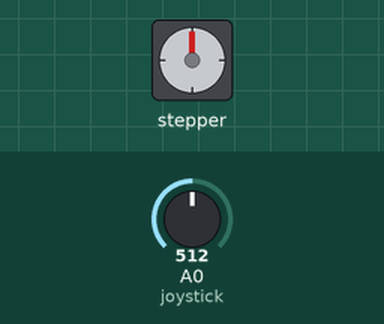
A sketch run on a simulated Arduino Uno, built with avr-gcc and run on an emulated ATmega328P. Shown: stepper motor. The test bench sets the inputs (shaded band); at power-on: A0 (joystick) = 512. Stepper angles assume 2048 steps per turn.

Above: at 1.2 s.
1.3 s: A0 (joystick) set to 549
At 2.3 s:
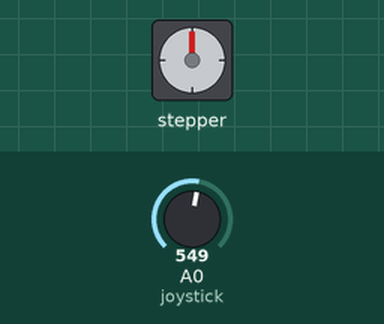
4.3 s: A0 (joystick) set to 716
At 6.15 s:
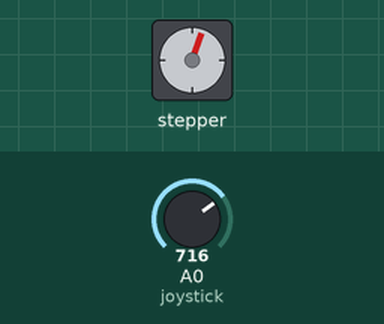
7.3 s: A0 (joystick) set to 900
At 8.19 s:
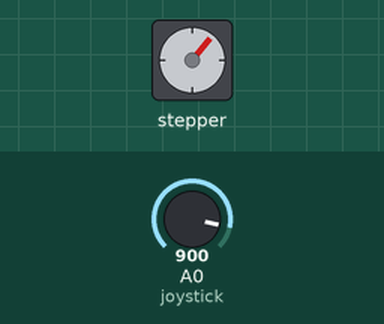
10.3 s: A0 (joystick) set to 1023
At 10.8 s:
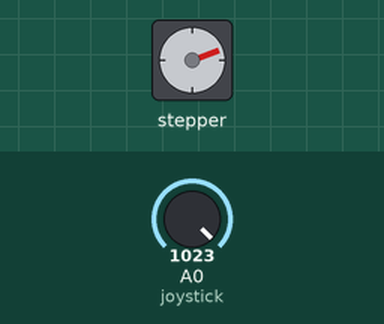
13.3 s: A0 (joystick) set to 306
16.3 s: A0 (joystick) set to 122
Timing chart, 0 to 27.8 s (numbered marks = the images above; inputs shaded):
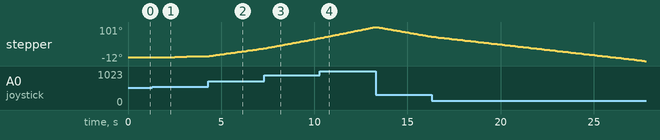

The sketch:

3.StepperMotorControlWithJoystick.ino
```cpp
//Goal:Make joystick control the stepper motor
//Theme:analog input/output
#include <Stepper.h>
// Define number of steps per revolution (adjust as per your stepper motor)
#define STEPS 32
// Define stepper motor control pins
#define IN1 11
#define IN2 10
#define IN3 9
#define IN4 8
// Initialize stepper library
Stepper stepper(STEPS, IN4, IN2, IN3, IN1);
// Joystick input pin (connected to A0)
#define joystick A0
// Define a deadzone range for the joystick
#define JOYSTICK_DEADZONE_LOW 485
#define JOYSTICK_DEADZONE_HIGH 535
void setup() {
  // Initialize the serial monitor for debugging
  Serial.begin(9600);
}
void loop() {
  // Read the analog value from the joystick's X-axis
  int val = analogRead(joystick);
  // Print joystick value for debugging (you can remove this later)

  if (val > JOYSTICK_DEADZONE_LOW && val < JOYSTICK_DEADZONE_HIGH) {
    // Stops the motor
    stepper.setSpeed(0); // Set speed to 0 (stop the motor)
  }
  else if (val >= JOYSTICK_DEADZONE_HIGH) {
    // Move the motor forward (clockwise direction)
    int speed = map(val, JOYSTICK_DEADZONE_HIGH, 1023, 5, 500); // Map joystick value to speed
    stepper.setSpeed(speed); // Set the motor speed
    stepper.step(1); // Move motor 1 step forward
  }
  else if (val <= JOYSTICK_DEADZONE_LOW) {
    // Move the motor backward (counterclockwise direction)
    int speed = map(val, 0, JOYSTICK_DEADZONE_LOW, 5, 500); // Map joystick value to speed
    stepper.setSpeed(speed); // Set the motor speed
    stepper.step(-1); // Move motor 1 step backward
  }

  delay(10);
}
```
